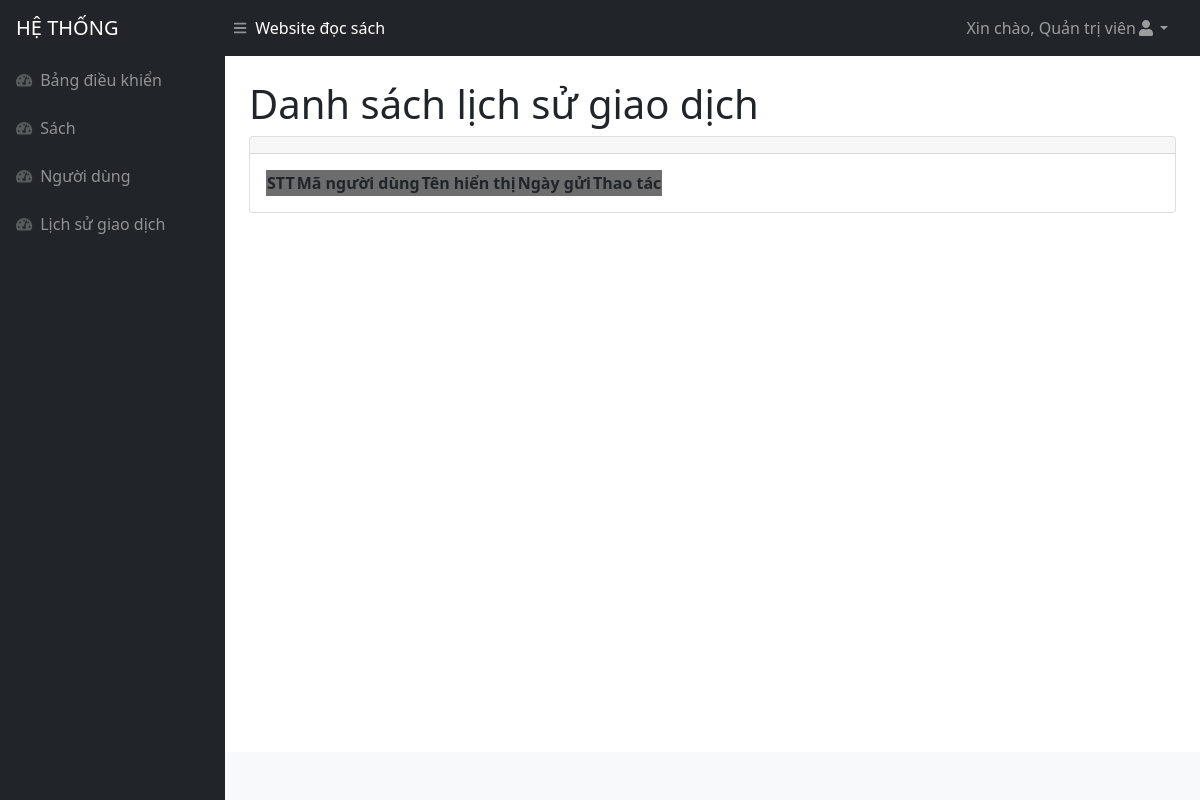
The page /admin/lichsu.php (signed in) on the database as committed earlier.
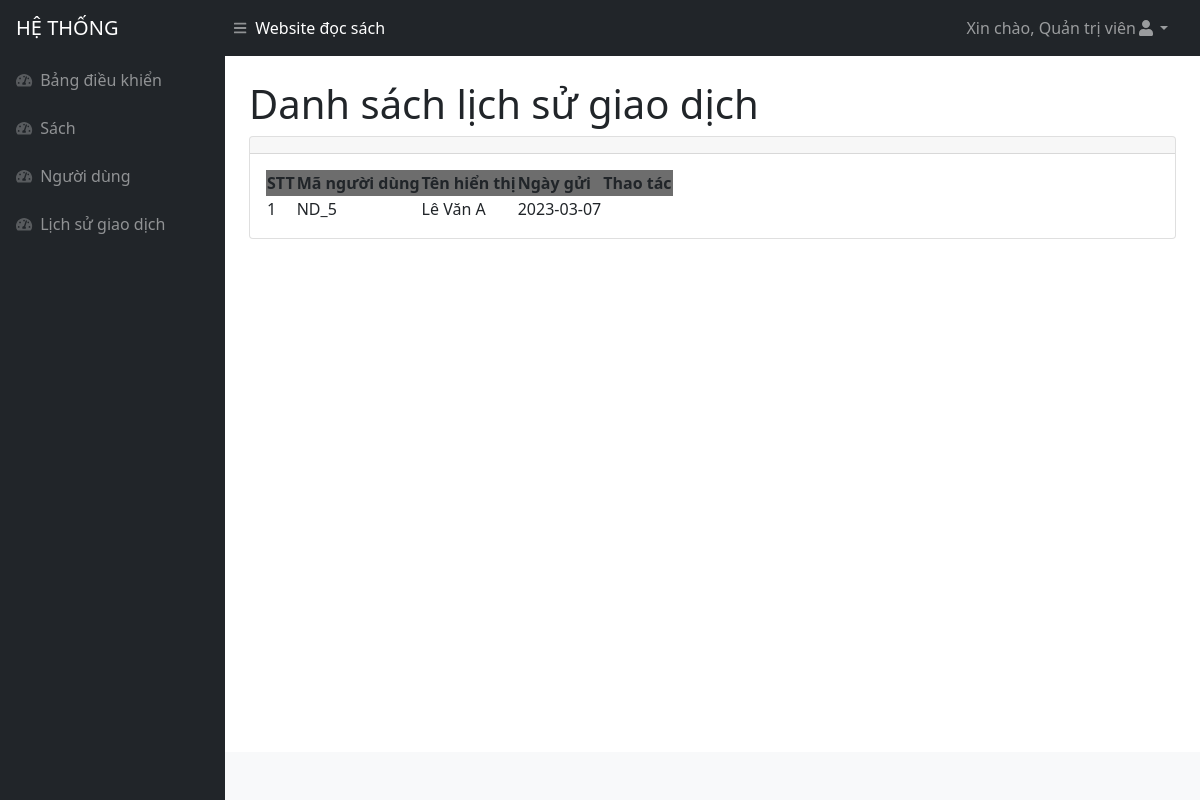
The same page on the database as committed later.
### tables this page shows
CREATE TABLE `lichsugiaodich` (
  `id` int(11) NOT NULL,
  `nguoidung_id` int(11) NOT NULL,
  `ngaygui` date NOT NULL DEFAULT current_timestamp()
);

CREATE TABLE `nguoidung` (
  `id` int(11) NOT NULL,
  `tenhienthi` varchar(255) NOT NULL,
  `taikhoan` varchar(255) NOT NULL,
  `matkhau` varchar(255) NOT NULL,
  `capbac` int(11) NOT NULL,
  `trangthai` int(11) NOT NULL
);

### admin/lichsu.php (the view, shortened to what this page needs)
<!DOCTYPE html>
<html lang="en">
<head>
<?php include('inc/head.php')?>
</head>
<body class="sb-nav-fixed">
<?php include('inc/header.php')?>
    <div id="layoutSidenav">
    <?php include('inc/menu.php')?>
        <div id="layoutSidenav_content">
            <main>
                <div class="container-fluid px-4">
                    <h1 class="mt-4">Danh sách lịch sử giao dịch</h1>
                    <div class="card mb-4">
                        <div class="card-header">
                        </div>
                        <div class="card-body">
                            <table id="datatablesSimple">
                                <thead>
                                <tr style="background-color : #6D6D6D">
                                        <th>STT</th>
                                        <th>Mã người dùng</th>
                                        <th>Tên hiển thị</th>
                                        <th>Ngày gửi</th>
                                        <th>Thao tác</th>
                                    </tr>
                                </thead>
                                <tbody>
                                <?php
                                    $query = "SELECT a.*,b.ngaygui
                                    FROM nguoidung as a,lichsugiaodich as b
                                    Where b.nguoidung_id = a.id
                                    ORDER BY b.id DESC";
                                    $result = mysqli_query($connect, $query);
                                    $stt = 1;
                                    while ($arUser = mysqli_fetch_array($result, MYSQLI_ASSOC)) {
                                    ?>
                                    <tr>
                                        <td><?php echo $stt ?></td>
                                        <td>ND_<?php echo $arUser["id"] ?></td>
                                        <td><?php echo $arUser["tenhienthi"] ?></td>
                                        <td><?php echo $arUser["ngaygui"] ?></td>
                                        <td>
                                        </td>
                                    </tr>
                                    <?php $stt++;} ?>
                                </tbody>
                            </table>
                        </div>
                    </div>
                </div>
            </main>
            <?php include('inc/footer.php')?>
        </div>
    </div>
</body>
</html>

Rows that differ between the two databases and show on the page:
added lichsugiaodich: nguoidung "5", nguoidung.tenhienthi "Lê Văn A", ngaygui "2023-03-07"
